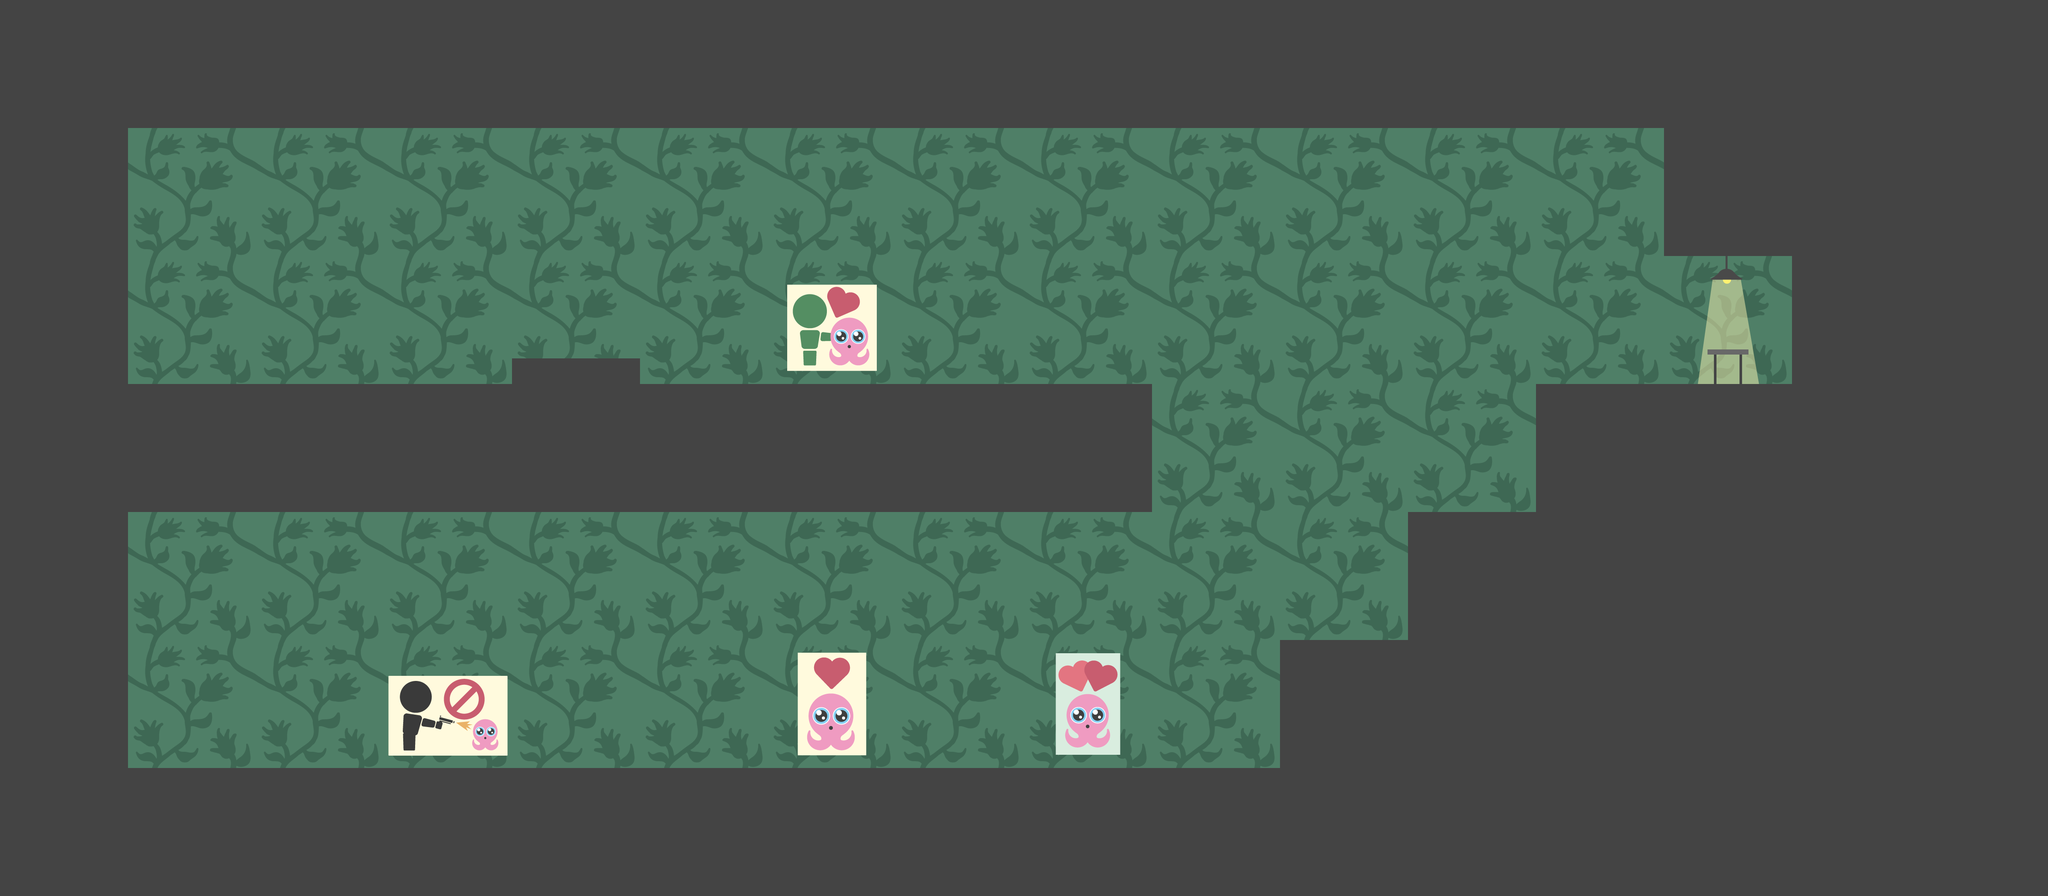

This is a level from a 2D game, rendered from its Tiled map with the project's own tilesets. A one-line summary and the map file follow, with tile-layer data summarised:
An orthogonal 16x7 tile map with 300x300 px tiles, 2 tile layers (Fond, Solide), 2 tilesets and 20 objects (6x sensor, Start, Item, endLevelLift, train).

<map version="1.2" tiledversion="1.3.1" orientation="orthogonal" renderorder="left-up" compressionlevel="0" width="16" height="7" tilewidth="300" tileheight="300" infinite="0" nextlayerid="5" nextobjectid="34">
 <tileset firstgid="1" name="Tiles_x3" tilewidth="300" tileheight="300" tilecount="39" columns="13">
  <image source="Tiles_x3.png" width="3900" height="900" />
 </tileset>
 <tileset firstgid="40" name="Tiles_intro_x3" tilewidth="300" tileheight="300" tilecount="6" columns="3">
  <image source="Tiles_intro_x3.png" width="900" height="600" />
 </tileset>
 <layer id="1" name="Fond" width="16" height="7">
  <data>[112 cells, 47 non-empty, 6 distinct tile ids]</data>
 </layer>
 <layer id="2" name="Solide" width="16" height="7">
  <data>[112 cells, 66 non-empty, 2 distinct tile ids]</data>
 </layer>
 <objectgroup id="3" name="Objets">
  <object id="1" name="Start" x="348" y="582" width="264" height="318" />
  <object id="2" name="uranium" type="Item" x="4003.5" y="724.5" width="87" height="87">
   <ellipse />
  </object>
  <object id="3" name="endLevelLift" x="427.5" y="1434" width="315" height="366">
   <properties>
    <property name="nextLevel" value="_Level02_v1_100px" />
   </properties>
  </object>
  <object id="4" name="sensor" x="951" y="528" width="279" height="369">
   <properties>
    <property name="nodename" value="jump" />
   </properties>
  </object>
  <object id="6" name="sensor" x="340.5" y="529.5" width="279" height="369">
   <properties>
    <property name="nodename" value="walk" />
   </properties>
  </object>
  <object id="7" name="sensor" x="2700" y="286.5" width="921" height="1528.5">
   <properties>
    <property name="nodename" value="showUranium" />
   </properties>
  </object>
  <object id="13" name="train" type="train" x="2109" y="711" width="180" height="180">
   <ellipse />
  </object>
  <object id="14" name="sensor" x="1497" y="526.5" width="327" height="369">
   <properties>
    <property name="nodename" value="stop" />
   </properties>
  </object>
  <object id="15" name="sensor" x="1854" y="529.5" width="225" height="369">
   <properties>
    <property name="nodename" value="explainTrain" />
   </properties>
  </object>
  <object id="16" name="sensor" x="1128" y="1191" width="1530" height="609">
   <properties>
    <property name="nodename" value="showMenu" />
   </properties>
  </object>
 </objectgroup>
 <objectgroup id="4" name="CollisionRectangles">
  <object id="17" x="0" y="1800" width="4800" height="300" />
  <object id="22" x="0" y="0" width="4800" height="300" />
  <object id="23" x="0" y="300" width="300" height="1500" />
  <object id="24" x="300" y="900" width="2400" height="300" />
  <object id="25" x="4200" y="300" width="600" height="1500" />
  <object id="26" x="3900" y="300" width="300" height="300" />
  <object id="27" x="3000" y="1500" width="300" height="300" />
  <object id="31" x="3300" y="1200" width="900" height="600" />
  <object id="32" x="3600" y="900" width="600" height="300" />
  <object id="33" x="1200" y="840" width="300" height="60" />
 </objectgroup>
</map>
